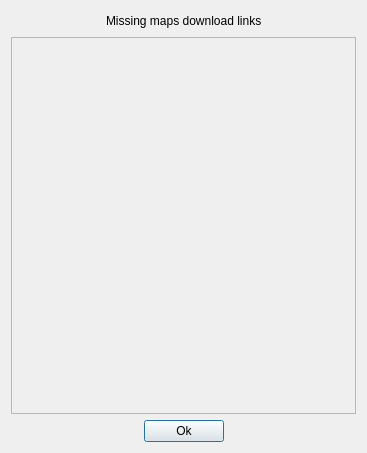
<?xml version="1.0" encoding="UTF-8"?>
<ui version="4.0">
 <class>Dialog</class>
 <widget class="QDialog" name="Dialog">
  <property name="geometry">
   <rect>
    <x>0</x>
    <y>0</y>
    <width>367</width>
    <height>453</height>
   </rect>
  </property>
  <property name="windowTitle">
   <string>Dialog</string>
  </property>
  <layout class="QHBoxLayout" name="horizontalLayout_4">
   <item>
    <layout class="QVBoxLayout" name="verticalLayout">
     <item>
      <layout class="QHBoxLayout" name="horizontalLayout">
       <item>
        <spacer name="horizontalSpacer">
         <property name="orientation">
          <enum>Qt::Horizontal</enum>
         </property>
         <property name="sizeHint" stdset="0">
          <size>
           <width>40</width>
           <height>20</height>
          </size>
         </property>
        </spacer>
       </item>
       <item>
        <widget class="QLabel" name="label">
         <property name="text">
          <string>Missing maps download links</string>
         </property>
        </widget>
       </item>
       <item>
        <spacer name="horizontalSpacer_2">
         <property name="orientation">
          <enum>Qt::Horizontal</enum>
         </property>
         <property name="sizeHint" stdset="0">
          <size>
           <width>40</width>
           <height>20</height>
          </size>
         </property>
        </spacer>
       </item>
      </layout>
     </item>
     <item>
      <layout class="QHBoxLayout" name="horizontalLayout_2">
       <item>
        <widget class="QScrollArea" name="scrollArea">
         <property name="widgetResizable">
          <bool>true</bool>
         </property>
         <property name="alignment">
          <set>Qt::AlignLeading|Qt::AlignLeft|Qt::AlignTop</set>
         </property>
         <widget class="QWidget" name="scrollAreaWidgetContents"/>
        </widget>
       </item>
      </layout>
     </item>
     <item>
      <layout class="QHBoxLayout" name="horizontalLayout_3">
       <item>
        <spacer name="horizontalSpacer_3">
         <property name="orientation">
          <enum>Qt::Horizontal</enum>
         </property>
         <property name="sizeHint" stdset="0">
          <size>
           <width>40</width>
           <height>20</height>
          </size>
         </property>
        </spacer>
       </item>
       <item>
        <widget class="QPushButton" name="okButton">
         <property name="text">
          <string>Ok</string>
         </property>
        </widget>
       </item>
       <item>
        <spacer name="horizontalSpacer_5">
         <property name="orientation">
          <enum>Qt::Horizontal</enum>
         </property>
         <property name="sizeHint" stdset="0">
          <size>
           <width>40</width>
           <height>20</height>
          </size>
         </property>
        </spacer>
       </item>
      </layout>
     </item>
    </layout>
   </item>
  </layout>
 </widget>
 <resources/>
 <connections/>
</ui>
